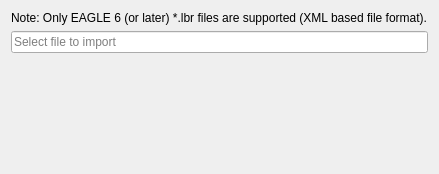
<?xml version="1.0" encoding="UTF-8"?>
<ui version="4.0">
 <class>librepcb::editor::EagleLibraryImportWizardPage_ChooseLibrary</class>
 <widget class="QWizardPage" name="librepcb::editor::EagleLibraryImportWizardPage_ChooseLibrary">
  <property name="geometry">
   <rect>
    <x>0</x>
    <y>0</y>
    <width>439</width>
    <height>174</height>
   </rect>
  </property>
  <property name="windowTitle">
   <string notr="true">Choose Library</string>
  </property>
  <property name="title">
   <string>Select Library</string>
  </property>
  <property name="subTitle">
   <string>Choose the EAGLE library file to import.</string>
  </property>
  <layout class="QVBoxLayout" name="verticalLayout" stretch="0,0,0">
   <item>
    <widget class="QLabel" name="label_6">
     <property name="text">
      <string>Note: Only EAGLE 6 (or later) *.lbr files are supported (XML based file format).</string>
     </property>
     <property name="wordWrap">
      <bool>true</bool>
     </property>
    </widget>
   </item>
   <item>
    <widget class="QLineEdit" name="edtFilePath">
     <property name="maxLength">
      <number>500</number>
     </property>
     <property name="placeholderText">
      <string>Select file to import</string>
     </property>
    </widget>
   </item>
   <item>
    <widget class="QScrollArea" name="sclMessages">
     <property name="focusPolicy">
      <enum>Qt::NoFocus</enum>
     </property>
     <property name="frameShape">
      <enum>QFrame::NoFrame</enum>
     </property>
     <property name="frameShadow">
      <enum>QFrame::Plain</enum>
     </property>
     <property name="widgetResizable">
      <bool>true</bool>
     </property>
     <widget class="QWidget" name="scrollAreaWidgetContents">
      <property name="geometry">
       <rect>
        <x>0</x>
        <y>0</y>
        <width>421</width>
        <height>86</height>
       </rect>
      </property>
      <layout class="QVBoxLayout" name="verticalLayout_2">
       <property name="spacing">
        <number>0</number>
       </property>
       <property name="leftMargin">
        <number>0</number>
       </property>
       <property name="topMargin">
        <number>0</number>
       </property>
       <property name="rightMargin">
        <number>0</number>
       </property>
       <property name="bottomMargin">
        <number>0</number>
       </property>
       <item>
        <widget class="QLabel" name="lblMessages">
         <property name="font">
          <font>
           <italic>true</italic>
          </font>
         </property>
         <property name="text">
          <string notr="true"/>
         </property>
         <property name="textFormat">
          <enum>Qt::PlainText</enum>
         </property>
         <property name="alignment">
          <set>Qt::AlignLeading|Qt::AlignLeft|Qt::AlignTop</set>
         </property>
         <property name="textInteractionFlags">
          <set>Qt::LinksAccessibleByMouse|Qt::TextSelectableByMouse</set>
         </property>
        </widget>
       </item>
      </layout>
     </widget>
    </widget>
   </item>
  </layout>
 </widget>
 <tabstops>
  <tabstop>edtFilePath</tabstop>
  <tabstop>sclMessages</tabstop>
 </tabstops>
 <resources/>
 <connections/>
</ui>
